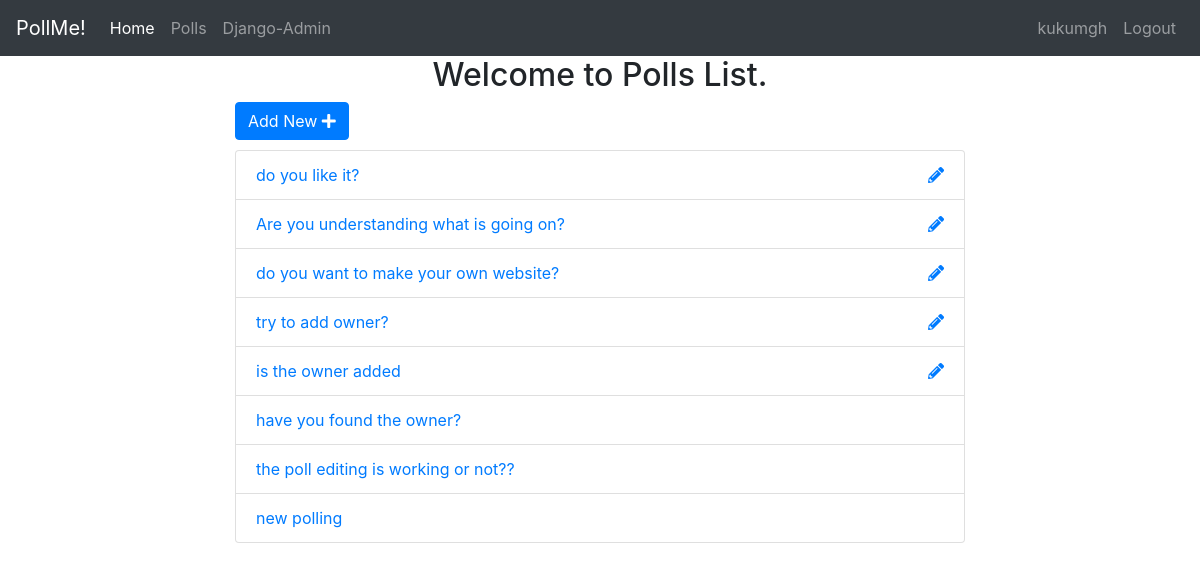
The app's page /polls/list/ (signed in) with its own data.
### polls/models.py (models this page shows)
class Poll(models.Model):
    owner = models.ForeignKey(User, on_delete=models.CASCADE, default=1)
    text = models.CharField(max_length=200)
    publish_date = models.DateTimeField()
    def __str__(self):
        return self.text

### polls/views.py (the view)
# urls.py: path('list/', views.polls_list, name='list'),
@login_required
def polls_list(request):
    polls = Poll.objects.all()
    context = {'polls': polls}
    return render(request, 'polls/polls_list.html', context)

### polls/templates/polls/polls_list.html (shortened to what this page needs)
{% extends 'base.html' %}
{% block content %}
    <div class="container">
        <h2 class="text-center">Welcome to Polls List.</h2>
        <div class="row">
            <div class="col-sm-8 offset-sm-2">
                <a href="{% url 'polls:new' %}" class="btn btn-primary" style="margin-bottom: 10px">Add New
                    <i class="fas fa-plus"></i></a>
                <ul class="list-group">
                    {% for poll in polls %}
                        <li class="list-group-item">
                            <a href="{% url 'polls:detail' poll_id=poll.id %}">{{ poll }}</a>
                            {% if request.user == poll.owner %}
                                <div class="float-right">
                                    <a href="{% url 'polls:edit_poll' poll.id %}">
                                        <i class="fas fa-pencil-alt"></i>
                                    </a>
                                </div>
                            {% endif %}
                        </li>
                    {% endfor %}
                </ul>
            </div>
        </div>
    </div>
{% endblock %}

### templates/base.html (shortened to what this page needs)
<!DOCTYPE html>
{% load static %}
<html lang="en">
<head>
    <link rel="stylesheet" href="https://maxcdn.bootstrapcdn.com/bootstrap/4.0.0/css/bootstrap.min.css"
>
    <link rel="stylesheet" href="https://use.fontawesome.com/releases/v5.0.13/css/all.css"
>
</head>
<body>
{% include 'includes/navbar.html' %}
{% block content %}{% endblock %}
</body>
</html>

### templates/includes/navbar.html (shortened to what this page needs)
<nav class="navbar navbar-expand-lg navbar-dark bg-dark">
    <a class="navbar-brand" href="{% url 'home' %}">PollMe!</a>
    <div class="collapse navbar-collapse" id="navbarNav">
        <div class="navbar-nav">
            <a class="nav-item nav-link active" href="{% url 'home' %}">Home <span class="sr-only">(current)</span></a>
            <a class="nav-item nav-link" href="{% url 'polls:list' %}">Polls</a>
            <a class="nav-item nav-link" href="admin/">Django-Admin</a>
        </div>
        <div class="navbar-nav ml-auto">
            {% if request.user.is_authenticated %}
                <span class="nav-item nav-link">{{ request.user }}</span> <a class="nav-item nav-link" href="{% url 'accounts:logout' %}">Logout</a>
            {% else %}
                <a class="nav-item nav-link" href="{% url 'accounts:login' %}">Login</a>
            {% endif %}
        </div>
    </div>
</nav>

### records on screen
Poll: text "do you like it?"
Poll: text "Are you understanding what is going on?"
Poll: text "do you want to make your own website?"
Poll: text "try to add owner?"
Poll: text "is the owner added"
Poll: text "have you found the owner?"
Poll: text "the poll editing is working or not??"
Poll: text "new polling"

### other values on screen
{{ request.user }} "kukumgh"
